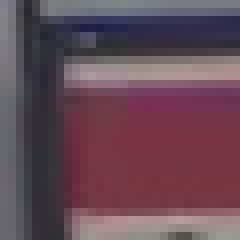
#> input picture templates/scoreboard-a-tl.png, 30 x 30 px (shown 8 times larger)
$ python extract_roi.py
#> lines starting #> are read from the running program, lines starting #| are printed output that depends on the picture
import os
import cv2
import numpy as np
import fpt

templates_root = "./templates/"
template_a_tl_path = os.path.join(templates_root, "scoreboard-a-tl.png")
template_a_tr_path = os.path.join(templates_root, "scoreboard-a-tr.png")
template_a_bl_path = os.path.join(templates_root, "scoreboard-a-bl.png")
template_a_br_path = os.path.join(templates_root, "scoreboard-a-br.png")
template_b_tl_path = os.path.join(templates_root, "scoreboard-b-tl.png")
template_b_tr_path = os.path.join(templates_root, "scoreboard-b-tr.png")
template_b_bl_path = os.path.join(templates_root, "scoreboard-b-bl.png")
template_b_br_path = os.path.join(templates_root, "scoreboard-b-br.png")
template_c_tl_path = os.path.join(templates_root, "scoreboard-c-tl.png")
template_c_tr_path = os.path.join(templates_root, "scoreboard-c-tr.png")
template_c_bl_path = os.path.join(templates_root, "scoreboard-c-bl.png")
template_c_br_path = os.path.join(templates_root, "scoreboard-c-br.png")
template_d_tl_path = os.path.join(templates_root, "scoreboard-d-tl.png")
template_d_tr_path = os.path.join(templates_root, "scoreboard-d-tr.png")
template_d_bl_path = os.path.join(templates_root, "scoreboard-d-bl.png")
template_d_br_path = os.path.join(templates_root, "scoreboard-d-br.png")

# Load templates for scoreboard corners
template_a_tl = cv2.imread(template_a_tl_path, cv2.IMREAD_COLOR)
#> template_a_tl is the input picture: shape (30, 30, 3); mean B, G, R 86.3, 74.4, 102.1
template_a_tr = cv2.imread(template_a_tr_path, cv2.IMREAD_COLOR)
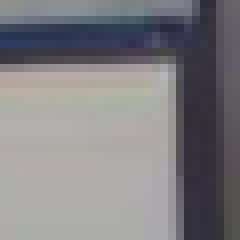
#> input picture templates/scoreboard-a-tr.png, 30 x 30 px (shown 8 times larger)
#> template_a_tr is the input picture: shape (30, 30, 3); mean B, G, R 129.7, 126.2, 127.6
template_a_bl = cv2.imread(template_a_bl_path, cv2.IMREAD_COLOR)
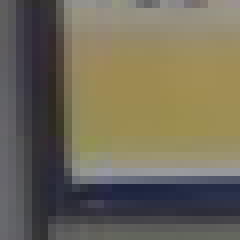
#> input picture templates/scoreboard-a-bl.png, 30 x 30 px (shown 8 times larger)
#> template_a_bl is the input picture: shape (30, 30, 3); mean B, G, R 88.8, 106.3, 112.3
template_a_br = cv2.imread(template_a_br_path, cv2.IMREAD_COLOR)
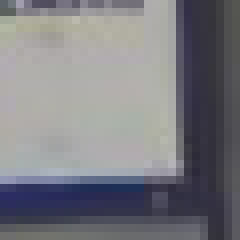
#> input picture templates/scoreboard-a-br.png, 30 x 30 px (shown 8 times larger)
#> template_a_br is the input picture: shape (30, 30, 3); mean B, G, R 128.7, 123.2, 123.3
template_b_tl = cv2.imread(template_b_tl_path, cv2.IMREAD_COLOR)
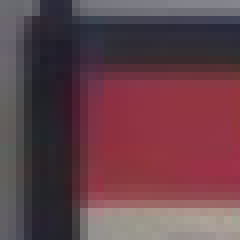
#> input picture templates/scoreboard-b-tl.png, 30 x 30 px (shown 8 times larger)
#> template_b_tl is the input picture: shape (30, 30, 3); mean B, G, R 74.4, 65.8, 101.4
template_b_tr = cv2.imread(template_b_tr_path, cv2.IMREAD_COLOR)
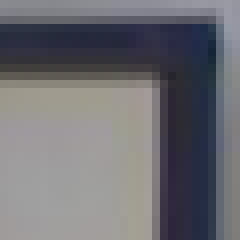
#> input picture templates/scoreboard-b-tr.png, 30 x 30 px (shown 8 times larger)
#> template_b_tr is the input picture: shape (30, 30, 3); mean B, G, R 115.2, 110, 110.4
template_b_bl = cv2.imread(template_b_bl_path, cv2.IMREAD_COLOR)
template_b_br = cv2.imread(template_b_br_path, cv2.IMREAD_COLOR)
template_c_tl = cv2.imread(template_c_tl_path, cv2.IMREAD_COLOR)
template_c_tr = cv2.imread(template_c_tr_path, cv2.IMREAD_COLOR)
template_c_bl = cv2.imread(template_c_bl_path, cv2.IMREAD_COLOR)
template_c_br = cv2.imread(template_c_br_path, cv2.IMREAD_COLOR)
template_d_tl = cv2.imread(template_d_tl_path, cv2.IMREAD_COLOR)
template_d_tr = cv2.imread(template_d_tr_path, cv2.IMREAD_COLOR)
template_d_bl = cv2.imread(template_d_bl_path, cv2.IMREAD_COLOR)
template_d_br = cv2.imread(template_d_br_path, cv2.IMREAD_COLOR)

# offset from the size of the template image
offset_a_tl = (8, 8)
offset_a_tr = (21, 8)
offset_a_bl = (8, 22)
offset_a_br = (21, 21)
offset_b_tl = (9, 8)
offset_b_tr = (21, 8)
offset_b_bl = (9, 21)
offset_b_br = (21, 21)
offset_c_tl = (9, 8)
offset_c_tr = (21, 8)
offset_c_bl = (9, 21)
offset_c_br = (21, 21)
offset_d_tl = (7, 8)
offset_d_tr = (21, 8)
offset_d_bl = (8, 21)
offset_d_br = (21, 21)

scoreboard_templates = {"a": {"tl": template_a_tl, "tr": template_a_tr, "bl": template_a_bl, "br": template_a_br}, "b": {"tl": template_b_tl, "tr": template_b_tr, "bl": template_b_bl, "br": template_b_br}, "c": {"tl": template_c_tl, "tr": template_c_tr, "bl": template_c_bl, "br": template_c_br}, "d": {"tl": template_d_tl, "tr": template_d_tr, "bl": template_d_bl, "br": template_d_br}}
scoreboard_template_offsets = {"a": {"tl": offset_a_tl, "tr": offset_a_tr, "bl": offset_a_bl, "br": offset_a_br}, "b": {"tl": offset_b_tl, "tr": offset_b_tr, "bl": offset_b_bl, "br": offset_b_br}, "c": {"tl": offset_c_tl, "tr": offset_c_tr, "bl": offset_c_bl, "br": offset_c_br}, "d": {"tl": offset_d_tl, "tr": offset_d_tr, "bl": offset_d_bl, "br": offset_d_br}}

# [59 lines left out: functions addTuples, extract_rois, not called in this run]
